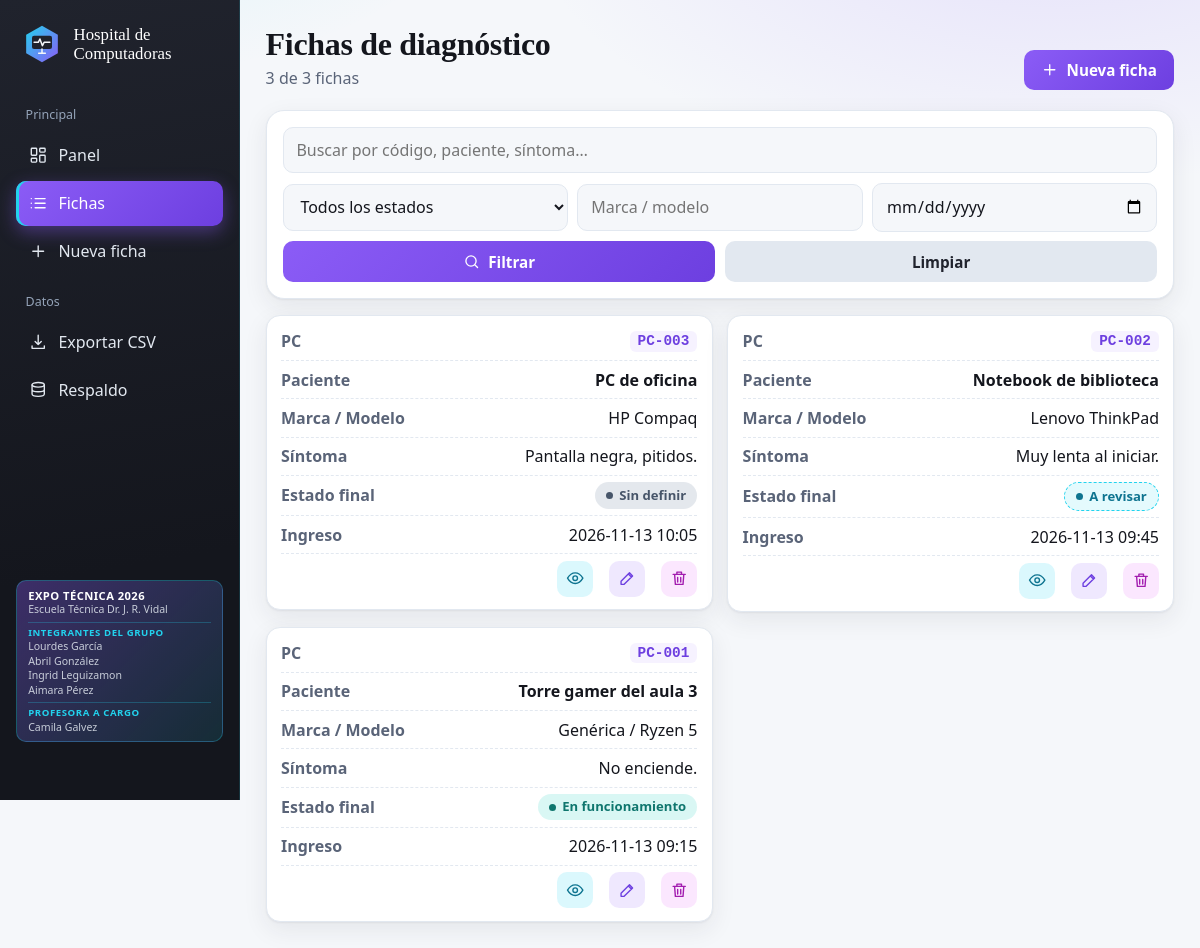
The app's page /fichas with its own data.
### tables this page shows
CREATE TABLE fichas (
            id            INTEGER PRIMARY KEY AUTOINCREMENT,
            codigo        TEXT,
            paciente      TEXT NOT NULL,
            marca_modelo  TEXT,
            sintoma       TEXT NOT NULL,
            estado_inicial TEXT,
            estudios      TEXT,
            resultados    TEXT,
            diagnostico   TEXT,
            tratamiento   TEXT,
            componentes   TEXT,
            prueba_final  TEXT,
            estado_final  TEXT,
            fecha_ingreso TEXT,
            fecha_egreso  TEXT,
            tecnico       TEXT
        , estado_anterior TEXT);

### app.py (the view)
@app.route("/fichas")
def listado():
    q = request.args.get("q", "").strip()
    estado = request.args.get("estado", "").strip()
    marca = request.args.get("marca", "").strip()
    fecha = request.args.get("fecha", "").strip()
    sql = "SELECT * FROM fichas WHERE 1=1"
    parametros = []
    if q:
        sql += " AND (codigo LIKE ? OR paciente LIKE ? OR sintoma LIKE ? OR diagnostico LIKE ?)"
        parametros += [f"%{q}%"] * 4
    if estado == "sin_definir":
        sql += " AND (estado_final IS NULL OR estado_final = '')"
    elif estado:
        sql += " AND estado_final = ?"
        parametros.append(estado)
    if marca:
        sql += " AND marca_modelo LIKE ?"
        parametros.append(f"%{marca}%")
    if fecha:
        sql += " AND fecha_ingreso LIKE ?"
        parametros.append(f"{fecha}%")
    sql += " ORDER BY id DESC"
    db = get_db()
    fichas = db.execute(sql, parametros).fetchall()
    resumen = calcular_resumen(db)  # sobre TODAS las fichas, no solo las filtradas
    return render_template("index.html", fichas=fichas, resumen=resumen,
                           estados=ESTADOS_FINALES,
                           filtros={"q": q, "estado": estado, "marca": marca, "fecha": fecha})

### app.py (called while the page is built)
def get_db():
    if "db" not in g:
        g.db = sqlite3.connect(RUTA_DB)
        g.db.row_factory = sqlite3.Row  # permite usar fila["paciente"]
    return g.db

@app.teardown_appcontext
def cerrar_db(error=None):
    db = g.pop("db", None)
    if db is not None:
        db.close()

@app.template_filter("fecha")
def formatear_fecha(valor):
    return valor.replace("T", " ") if valor else "—"

@app.template_filter("ec")
def clase_estado(nombre):
    return CLASES_ESTADO.get(nombre, "sin")

def calcular_resumen(db):
    resumen = {"total": db.execute("SELECT COUNT(*) FROM fichas").fetchone()[0]}
    for e in ESTADOS_FINALES:
        resumen[e] = db.execute(
            "SELECT COUNT(*) FROM fichas WHERE estado_final = ?", (e,)).fetchone()[0]
    resumen["Sin definir"] = db.execute(
        "SELECT COUNT(*) FROM fichas WHERE estado_final IS NULL OR estado_final = ''"
    ).fetchone()[0]
    return resumen

### templates/index.html (shortened to what this page needs)
{% extends "base.html" %}
{% from "_iconos.html" import icono %}
{% block contenido %}
<div class="cab-pagina"><div><h1>Fichas de diagnóstico</h1>
  <p class="sub">{{ fichas|length }} de {{ resumen.total }} fichas</p></div>
  <a class="boton principal" href="{{ url_for('nueva') }}">{{ icono('mas') }}Nueva ficha</a></div>
<form class="filtros tarjeta" method="get" action="{{ url_for('listado') }}">
  <input type="search" name="q" placeholder="Buscar por código, paciente, síntoma…" value="{{ filtros.q }}">
  <select name="estado" aria-label="Filtrar por estado final">
    <option value="">Todos los estados</option>
  </select>
  <input type="text" name="marca" placeholder="Marca / modelo" value="{{ filtros.marca }}">
  <input type="date" name="fecha" value="{{ filtros.fecha }}" aria-label="Fecha de ingreso">
  <button type="submit" class="boton principal">{{ icono('buscar') }}Filtrar</button>
  <a class="boton suave" href="{{ url_for('listado') }}">Limpiar</a>
</form>
{% if fichas %}
<div class="tabla-caja">
<table class="tabla">
  <tbody>
  {% for f in fichas %}
    <tr>
      <td data-label="PC"><span class="codigo">{{ f.codigo }}</span></td>
      <td data-label="Paciente"><strong>{{ f.paciente }}</strong></td>
      <td data-label="Marca / Modelo">{{ f.marca_modelo or '—' }}</td>
      <td data-label="Síntoma" class="recorte">{{ f.sintoma }}</td>
      <td data-label="Estado final">{% if not f.estado_final and f.estado_anterior %}<span class="chip e-rev" title="Estado anterior: {{ f.estado_anterior }}. Elegí el estado nuevo en Editar.">A revisar</span>{% else %}<span class="chip e-{{ f.estado_final|ec }}">{{ f.estado_final or 'Sin definir' }}</span>{% endif %}</td>
      <td data-label="Ingreso">{{ f.fecha_ingreso|fecha }}</td>
      <td class="acciones">
        <a class="ib ver" title="Ver ficha" href="{{ url_for('ver', ficha_id=f.id) }}">{{ icono('ojo') }}</a>
        <a class="ib edi" title="Editar" href="{{ url_for('editar', ficha_id=f.id) }}">{{ icono('editar') }}</a>
        <a class="ib del" title="Eliminar" href="{{ url_for('eliminar', ficha_id=f.id) }}">{{ icono('papelera') }}</a>
      </td>
    </tr>
  {% endfor %}
  </tbody>
</table>
</div>
{% else %}
  <p class="vacio tarjeta">No hay fichas con esos filtros. <a href="{{ url_for('listado') }}">Limpiar filtros</a> o <a href="{{ url_for('nueva') }}">cargar una ficha nueva</a>.</p>
{% endif %}
{% endblock %}

### templates/_iconos.html (shortened to what this page needs)
{% macro icono(n) -%}
<svg class="ico" viewBox="0 0 24 24" aria-hidden="true">{{ P[n]|safe }}</svg>
{%- endmacro %}

### records on screen
fichas: codigo "PC-003", paciente "PC de oficina", marca_modelo "HP Compaq", sintoma "Pantalla negra, pitidos.", estado_final "Sin definir", fecha_ingreso|fecha "2026-11-13 10:05"
fichas: codigo "PC-002", paciente "Notebook de biblioteca", marca_modelo "Lenovo ThinkPad", sintoma "Muy lenta al iniciar.", fecha_ingreso|fecha "2026-11-13 09:45"
fichas: codigo "PC-001", paciente "Torre gamer del aula 3", marca_modelo "Genérica / Ryzen 5", sintoma "No enciende.", estado_final "En funcionamiento", fecha_ingreso|fecha "2026-11-13 09:15"

### other values on screen
{{ fichas|length }} "3"
{{ resumen.total }} "3"
